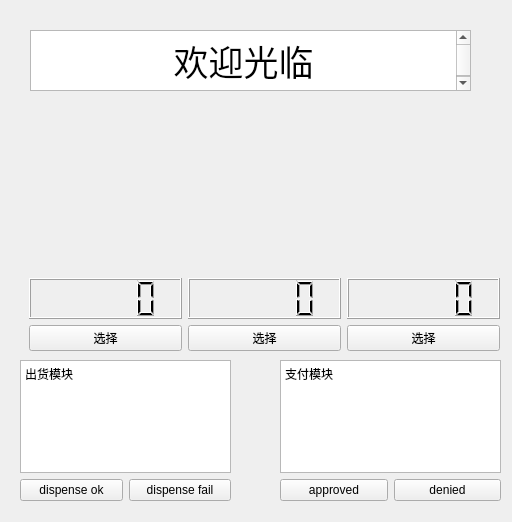
<?xml version="1.0" encoding="UTF-8"?>
<ui version="4.0">
 <class>Form</class>
 <widget class="QWidget" name="Form">
  <property name="geometry">
   <rect>
    <x>0</x>
    <y>0</y>
    <width>512</width>
    <height>522</height>
   </rect>
  </property>
  <property name="windowTitle">
   <string>Form</string>
  </property>
  <widget class="QTextBrowser" name="prompt_win">
   <property name="geometry">
    <rect>
     <x>30</x>
     <y>30</y>
     <width>441</width>
     <height>61</height>
    </rect>
   </property>
   <property name="html">
    <string>&lt;!DOCTYPE HTML PUBLIC &quot;-//W3C//DTD HTML 4.0//EN&quot; &quot;http://www.w3.org/TR/REC-html40/strict.dtd&quot;&gt;
&lt;html&gt;&lt;head&gt;&lt;meta name=&quot;qrichtext&quot; content=&quot;1&quot; /&gt;&lt;style type=&quot;text/css&quot;&gt;
p, li { white-space: pre-wrap; }
&lt;/style&gt;&lt;/head&gt;&lt;body style=&quot; font-family:'SimSun'; font-size:9pt; font-weight:400; font-style:normal;&quot;&gt;
&lt;p align=&quot;center&quot; style=&quot; margin-top:0px; margin-bottom:0px; margin-left:0px; margin-right:0px; -qt-block-indent:0; text-indent:0px;&quot;&gt;&lt;span style=&quot; font-size:26pt;&quot;&gt;欢迎光临&lt;/span&gt;&lt;/p&gt;&lt;/body&gt;&lt;/html&gt;</string>
   </property>
  </widget>
  <widget class="QWidget" name="layoutWidget">
   <property name="geometry">
    <rect>
     <x>29</x>
     <y>110</y>
     <width>471</width>
     <height>241</height>
    </rect>
   </property>
   <layout class="QHBoxLayout" name="horizontalLayout_2">
    <item>
     <layout class="QVBoxLayout" name="verticalLayout" stretch="4,1,1">
      <item>
       <widget class="QLabel" name="item_pic">
        <property name="styleSheet">
         <string notr="true">image: url(:/icon/images/IC.png);</string>
        </property>
        <property name="text">
         <string/>
        </property>
       </widget>
      </item>
      <item>
       <widget class="QLCDNumber" name="item_price"/>
      </item>
      <item>
       <widget class="QPushButton" name="item_btn">
        <property name="text">
         <string>选择</string>
        </property>
       </widget>
      </item>
     </layout>
    </item>
    <item>
     <layout class="QVBoxLayout" name="verticalLayout_2" stretch="4,1,1">
      <item>
       <widget class="QLabel" name="item_pic_2">
        <property name="styleSheet">
         <string notr="true">image: url(:/icon/images/iD.png);</string>
        </property>
        <property name="text">
         <string/>
        </property>
       </widget>
      </item>
      <item>
       <widget class="QLCDNumber" name="item_price_2"/>
      </item>
      <item>
       <widget class="QPushButton" name="item_btn_2">
        <property name="text">
         <string>选择</string>
        </property>
       </widget>
      </item>
     </layout>
    </item>
    <item>
     <layout class="QVBoxLayout" name="verticalLayout_3" stretch="4,1,1">
      <item>
       <widget class="QLabel" name="item_pic_3">
        <property name="styleSheet">
         <string notr="true">image: url(:/icon/images/waon.png);</string>
        </property>
        <property name="text">
         <string/>
        </property>
       </widget>
      </item>
      <item>
       <widget class="QLCDNumber" name="item_price_3"/>
      </item>
      <item>
       <widget class="QPushButton" name="item_btn_3">
        <property name="text">
         <string>选择</string>
        </property>
       </widget>
      </item>
     </layout>
    </item>
   </layout>
  </widget>
  <widget class="QWidget" name="payment_win" native="true">
   <property name="geometry">
    <rect>
     <x>280</x>
     <y>360</y>
     <width>221</width>
     <height>141</height>
    </rect>
   </property>
   <layout class="QVBoxLayout" name="verticalLayout_4">
    <item>
     <widget class="QTextEdit" name="payment_scr">
      <property name="html">
       <string>&lt;!DOCTYPE HTML PUBLIC &quot;-//W3C//DTD HTML 4.0//EN&quot; &quot;http://www.w3.org/TR/REC-html40/strict.dtd&quot;&gt;
&lt;html&gt;&lt;head&gt;&lt;meta name=&quot;qrichtext&quot; content=&quot;1&quot; /&gt;&lt;style type=&quot;text/css&quot;&gt;
p, li { white-space: pre-wrap; }
&lt;/style&gt;&lt;/head&gt;&lt;body style=&quot; font-family:'SimSun'; font-size:9pt; font-weight:400; font-style:normal;&quot;&gt;
&lt;p style=&quot; margin-top:0px; margin-bottom:0px; margin-left:0px; margin-right:0px; -qt-block-indent:0; text-indent:0px;&quot;&gt;支付模块&lt;/p&gt;&lt;/body&gt;&lt;/html&gt;</string>
      </property>
     </widget>
    </item>
    <item>
     <layout class="QHBoxLayout" name="horizontalLayout">
      <item>
       <widget class="QPushButton" name="pushButton">
        <property name="text">
         <string>approved</string>
        </property>
       </widget>
      </item>
      <item>
       <widget class="QPushButton" name="pushButton_2">
        <property name="text">
         <string>denied</string>
        </property>
       </widget>
      </item>
     </layout>
    </item>
   </layout>
  </widget>
  <widget class="QWidget" name="dispense_win" native="true">
   <property name="geometry">
    <rect>
     <x>20</x>
     <y>360</y>
     <width>211</width>
     <height>141</height>
    </rect>
   </property>
   <layout class="QVBoxLayout" name="verticalLayout_5">
    <item>
     <widget class="QTextEdit" name="dispense_scr">
      <property name="html">
       <string>&lt;!DOCTYPE HTML PUBLIC &quot;-//W3C//DTD HTML 4.0//EN&quot; &quot;http://www.w3.org/TR/REC-html40/strict.dtd&quot;&gt;
&lt;html&gt;&lt;head&gt;&lt;meta name=&quot;qrichtext&quot; content=&quot;1&quot; /&gt;&lt;style type=&quot;text/css&quot;&gt;
p, li { white-space: pre-wrap; }
&lt;/style&gt;&lt;/head&gt;&lt;body style=&quot; font-family:'SimSun'; font-size:9pt; font-weight:400; font-style:normal;&quot;&gt;
&lt;p style=&quot; margin-top:0px; margin-bottom:0px; margin-left:0px; margin-right:0px; -qt-block-indent:0; text-indent:0px;&quot;&gt;出货模块&lt;/p&gt;&lt;/body&gt;&lt;/html&gt;</string>
      </property>
     </widget>
    </item>
    <item>
     <layout class="QHBoxLayout" name="horizontalLayout_3">
      <item>
       <widget class="QPushButton" name="pushButton_3">
        <property name="text">
         <string>dispense ok</string>
        </property>
       </widget>
      </item>
      <item>
       <widget class="QPushButton" name="pushButton_4">
        <property name="text">
         <string>dispense fail</string>
        </property>
       </widget>
      </item>
     </layout>
    </item>
   </layout>
  </widget>
 </widget>
 <resources>
  <include location="images.qrc"/>
 </resources>
 <connections/>
</ui>
